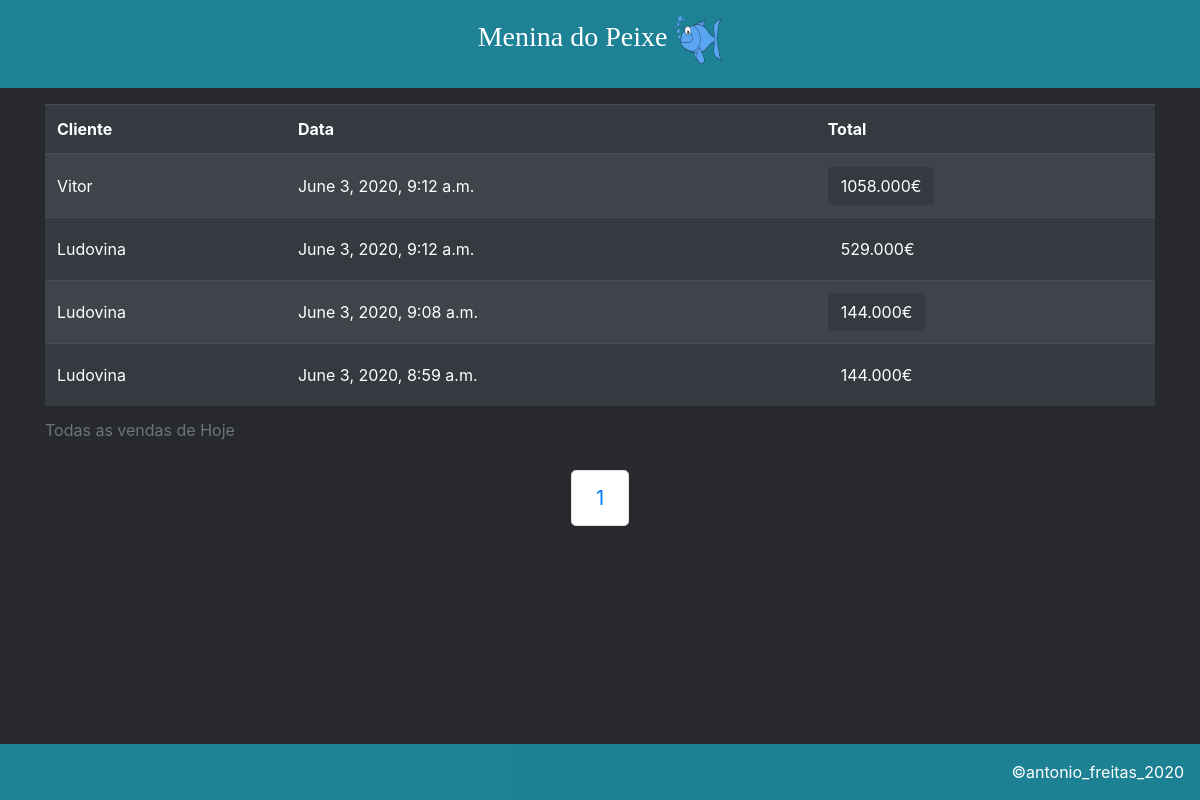
The app's page /dblists/td_sales/3/1/ (signed in) with its own data.
### mdpapp/models.py (models this page shows, shortened)
class Sale(models.Model):
    id=models.AutoField(primary_key=True)
    sale_date=models.DateTimeField("Data da Venda", auto_now_add=True)
    client=models.ForeignKey(Client, on_delete=models.PROTECT, verbose_name="Clientes")
    sale_note=models.CharField("Observações", max_length=200, null=True)
    sale_total=models.DecimalField(max_digits=10,decimal_places=3)

class Client(models.Model):
    client_name=models.CharField("Nome", max_length=200, unique=True)
    client_address=models.CharField("Endereço", max_length=200)
    client_contact=models.CharField("Contacto", max_length=200)
    client_email=models.EmailField("Email", max_length=200, null=True)
    client_note=models.CharField("Observações", max_length=200)
    client_date_added=models.DateTimeField("Data Adicionado", auto_now_add=True)
    owner=models.ForeignKey(User, on_delete=models.PROTECT)
    def __str__(self):
        return self.client_name

### mdpapp/views.py (the view)
# urls.py: path('dblists/td_sales/<int:dia>/<int:page>/', views.todays_sales, name='td_sales'),
@login_required
def todays_sales(request, dia, page):
    today=dia
    todaysales = Sale.objects.order_by('-sale_date').filter(sale_date__day=today)
    bunches=math.ceil(len(todaysales)/5)
    end=5*page
    start=end-5
    todaysales=todaysales[start:end]
    context = {'todaysales': todaysales, 'today':today, 'range':range(1,bunches+1)}
    return render(request, 'mdpapp/allsalestoday.html', context)

### mdpapp/templates/mdpapp/allsalestoday.html
{% extends "mdpapp/base.html" %}
{% block content %}
    <div class="container">
        <table class="table table-striped table-dark">
            <caption>
                Todas as vendas de Hoje
            </caption>
            <thead>
                <tr>
                    <th>Cliente</th>
                    <th>Data</th>
                    <th>Total</th>
                </tr>
            </thead>
            <tbody>
                {% for sale in todaysales %}
                <tr>
                    <td style="vertical-align: middle;">
                        {{ sale.client }}
                    </td>
                    <td style="vertical-align: middle;">
                        {{ sale.sale_date }}
                    </td>
                    <td>
                        <a href="{% url 'sale' sale.id %}">
                            <button type="button" class="btn btn-dark">
                                {{ sale.sale_total }}€
                            </button>
                        </a>
                    </td>
                </tr>
                {% empty %}
                <tr>
                    <td colspan="3">No sales have been submitted yet.</td>
                </tr>
                {% endfor %}
            </tbody>
        </table>
        <nav aria-label="Page navigation example">
            <ul class="pagination pagination-lg justify-content-center">
                {% for i in range %}
              <li class="page-item"><a class="page-link" href="{% url 'td_sales' today i %}">{{i}}</a></li>
              {% endfor %}
            </ul>
        </nav>
    </div>
{% endblock content %}

### mdpapp/static/mdpapp/main.css (style rules this page uses)
body { background-color:#27292c; }

### records on screen
Sale: client "Vitor", sale_date "June 3, 2020, 9:12 a.m.", sale_total "1058.000"
Sale: client "Ludovina", sale_date "June 3, 2020, 9:12 a.m.", sale_total "529.000"
Sale: client "Ludovina", sale_date "June 3, 2020, 9:08 a.m.", sale_total "144.000"
Sale: client "Ludovina", sale_date "June 3, 2020, 8:59 a.m.", sale_total "144.000"

### other values on screen
{{ i }} "1"
